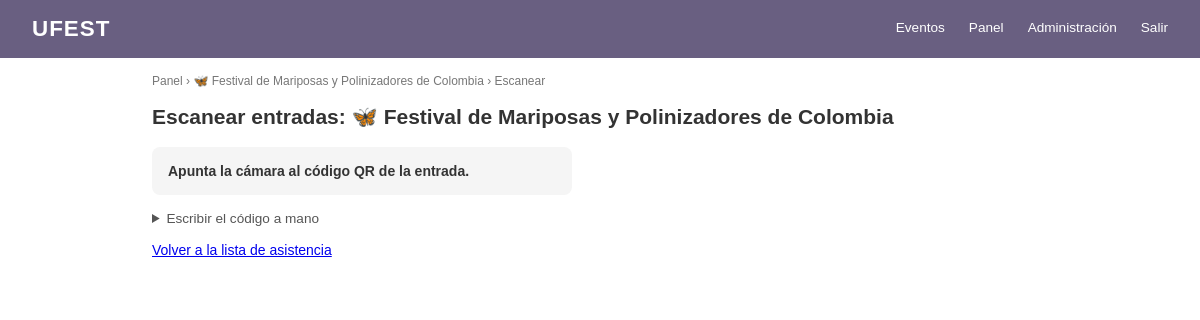
The page /panel/actividades/10/escanear/ (signed in) on the database its author committed.
### Evento/models.py (models this page shows, shortened)
class ConfiguracionSitio(models.Model):
    nombre = models.CharField("Nombre del sitio", max_length=40, default="UFEST")
    logo = models.ImageField("Logo", upload_to="sitio/", blank=True)
    titulo_portada = models.CharField("Título de la página principal", max_length=80, default="Eventos")
    descripcion_portada = models.CharField("Texto bajo el título", max_length=250, blank=True)
    color_primario = models.CharField(
        "Color principal", max_length=7, default="#1F3864", validators=[color_hex],
        help_text="Barra de navegación, títulos y botones",
    )
    color_acento = models.CharField(
        "Color de acento", max_length=7, default="#2e7d32", validators=[color_hex],
        help_text="Puntos y resaltados",
    )
    class Meta:
        verbose_name = "configuración del sitio"
        verbose_name_plural = "configuración del sitio"
    @classmethod
    def obtener(cls):
        return cls.objects.get_or_create(pk=1)[0]

class Actividad(models.Model):
    class Estado(models.TextChoices):
        BORRADOR = "borrador", "Borrador"
        PUBLICADO = "publicado", "Publicado"
        EN_CURSO = "en_curso", "En curso"
        FINALIZADO = "finalizado", "Finalizado"
        CANCELADO = "cancelado", "Cancelado"
    evento = models.ForeignKey(Evento, on_delete=models.CASCADE, related_name="actividades")
    nombre = models.CharField(max_length=250)
    descripcion = models.TextField()
    lugar = models.CharField(max_length=120)
    cupo = models.PositiveIntegerField()
    categoria = models.ForeignKey(
        Categoria, on_delete=models.SET_NULL, null=True, blank=True, related_name="actividades"
    )
    fecha_inicio = models.DateTimeField()
    fecha_fin = models.DateTimeField()
    imagen = models.ImageField(upload_to="actividades/", blank=True)
    estado = models.CharField(max_length=20, choices=Estado.choices, default=Estado.BORRADOR)
    puntos = models.PositiveIntegerField(help_text="Puntos que gana quien asiste")
    token_qr = models.UUIDField(default=uuid.uuid4, unique=True, editable=False)
    creado_por = models.ForeignKey(
        settings.AUTH_USER_MODEL, on_delete=models.PROTECT, related_name="actividades_creadas"
    )
    coordinadores = models.ManyToManyField(
        settings.AUTH_USER_MODEL, blank=True, related_name="actividades_asignadas"
    )
    class Meta:
        verbose_name_plural = "actividades"
        ordering = ["fecha_inicio"]
        constraints = [
            models.UniqueConstraint(fields=["evento", "nombre"], name="actividad_unica_por_evento")
        ]

### Evento/views.py (the view)
# urls.py: path("panel/actividades/<int:pk>/escanear/", views.escanear, name="escanear"),
@login_required
def escanear(request, pk):
    actividad = _actividad_del_panel(request, pk)
    return render(request, "panel/escanear.html", {"actividad": actividad})

### Cuenta/models.py (called while the page is built)
    @property
    def es_participante(self):
        return self.rol == self.Rol.PARTICIPANTE

### Cuenta/permisos.py (called while the page is built)
def es_admin_general(usuario):
    if ( (usuario.rol)=="admin"):
        return True
    else:
        return False

def es_coordinador(usuario):
    if ( (usuario.rol)=="coordinador" or (usuario.rol)=="admin"):
        return True
    else:
        return False

def actividades_de(usuario):
    if es_admin_general(usuario):
        return Actividad.objects.all()
    elif es_coordinador(usuario):
        return Actividad.objects.filter(evento__coordinadores=usuario).all()
    else:
        return Actividad.objects.none()

### Evento/contexto.py (called while the page is built)
def sitio(request):
    try:
        return {"sitio": ConfiguracionSitio.obtener()}
    except (OperationalError, ProgrammingError):  # antes de migrar
        return {"sitio": ConfiguracionSitio()}

### Evento/views.py (called while the page is built)
def _actividad_del_panel(request, pk):
    if not es_coordinador(request.user):
        raise PermissionDenied
    return get_object_or_404(actividades_de(request.user).select_related("evento"), pk=pk)

### templates/panel/escanear.html (shortened to what this page needs)
{% extends "base.html" %}
{% block contenido %}
<p class="migas">
  <a href="{% url 'evento:panel' %}">Panel</a> &rsaquo;
  <a href="{% url 'evento:asistencia' actividad.pk %}">{{ actividad.nombre }}</a> &rsaquo;
  Escanear
</p>
<h2>Escanear entradas: {{ actividad.nombre }}</h2>
<p id="resultado" class="resultado-qr">Apunta la cámara al código QR de la entrada.</p>
<details class="entrada-manual">
  <summary>Escribir el código a mano</summary>
</details>
<p><a href="{% url 'evento:asistencia' actividad.pk %}">Volver a la lista de asistencia</a></p>
{% endblock %}

### templates/base.html (shortened to what this page needs)
{% load static %}
<!DOCTYPE html>
<html lang="es">
<head>
  <link rel="stylesheet" href="{% static 'css/style.css' %}">
</head>
<body>
  <header class="navbar">
    <h1>{% if sitio.logo %}<img src="{{ sitio.logo.url }}" alt="" class="logo-sitio">{% endif %}{{ sitio.nombre }}</h1>
    <nav>
      <a href="{% url 'evento:lista' %}">Eventos</a>
      {% if user.is_authenticated %}
        {% if user.rol == "coordinador" or user.rol == "admin" %}
          <a href="{% url 'evento:panel' %}">Panel</a>
        {% endif %}
        {% if user.rol == "admin" %}
          <a href="{% url 'evento:gestion' %}">Administración</a>
        {% endif %}
        <form method="post" action="{% url 'logout' %}" class="form-salir">
          <button type="submit">Salir</button>
        </form>
      {% else %}
        <a href="{% url 'login' %}">Iniciar sesión</a>
        <a href="{% url 'registro' %}">Registrarse</a>
      {% endif %}
    </nav>
  </header>
  <main>
    {% block contenido %}{% endblock %}
  </main>
</body>
</html>

### static/css/style.css (style rules this page uses)
:root { --azul: #1F3864; --azul-fondo: #e8edf6; --verde: #2e7d32; --verde-fondo: color-mix(in srgb, var(--verde) 12%, white); --gris: #e0e0e0; }
* { box-sizing: border-box; }
body { margin: 0; font-family: Arial, Helvetica, sans-serif; color: #333; background: #fff; font-size: 14px; }
.navbar { display: flex; justify-content: space-between; align-items: center; background: var(--azul); color: #fff; padding: 1rem 2rem; }
.navbar h1 { margin: 0; font-size: 1.4rem; letter-spacing: 1px; }
.navbar nav { display: flex; align-items: center; gap: 1.5rem; }
.navbar a { color: #fff; text-decoration: none; font-size: .85rem; padding-bottom: 4px; }
.form-salir { margin: 0; }
.form-salir button { background: none; border: none; color: #fff; font-size: .85rem; font-family: inherit; cursor: pointer; padding: 0 0 4px; }
main { max-width: 960px; margin: 0 auto; padding: 1rem 2rem 2rem; }
.migas { font-size: .75rem; color: #777; margin: 0 0 1rem; }
.migas a { color: #777; text-decoration: none; }
.resultado-qr { max-width: 420px; padding: 1rem; border-radius: 8px; background: #f5f5f5; font-weight: bold; }
.entrada-manual { margin: 1rem 0; }
.entrada-manual summary { cursor: pointer; font-size: .85rem; color: #555; }
.navbar h1 { display: flex; align-items: center; gap: .6rem; }

### rows shown on the page
ConfiguracionSitio: nombre "UFEST"
Actividad: nombre "🦋 Festival de Mariposas y Polinizadores de Colombia"
